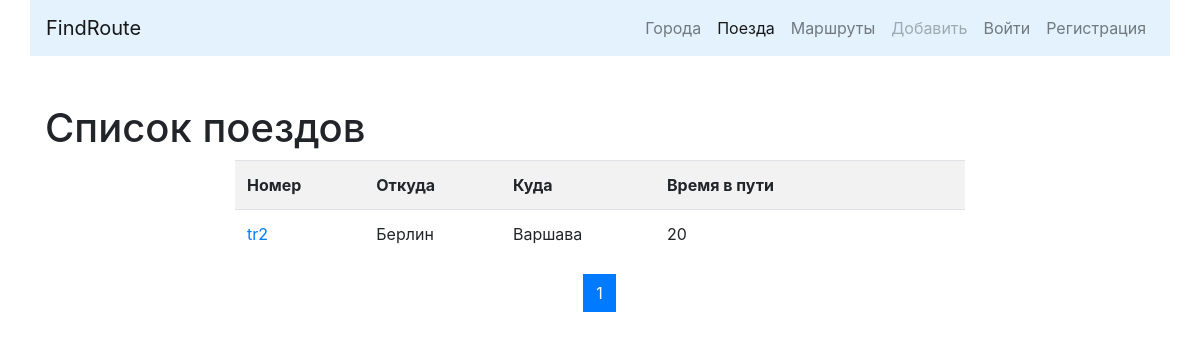
The app's page /trains/, older data.
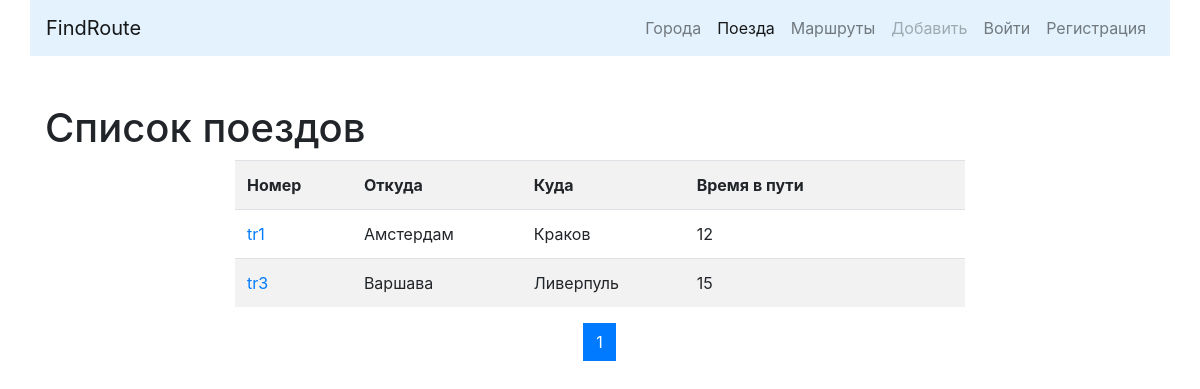
The same page, newer data.
### trains/models.py (models this page shows, shortened)
class Train(models.Model):
    name = models.CharField(max_length=50, unique=True, verbose_name='Номер поезда')
    travel_time = models.PositiveSmallIntegerField(verbose_name='Время в пути')
    from_city = models.ForeignKey(City, on_delete=models.CASCADE, related_name='from_city_set',
                                  verbose_name='Из какого города')
    to_city = models.ForeignKey('cities.City', on_delete=models.CASCADE, related_name='to_city_set',
                                verbose_name='В какой город')
    class Meta:
        verbose_name = 'Поезд'
        verbose_name_plural = 'Поезда'
        ordering = ['travel_time']

### cities/models.py (models this page shows, shortened)
class City(models.Model):
    name = models.CharField(max_length=100, unique=True, verbose_name='Город')
    def __str__(self):
        return self.name
    class Meta:
        verbose_name = 'Город'
        verbose_name_plural = 'Города'
        ordering = ['name']

### trains/views.py (the view)
# urls.py: path('', TrainListView.as_view(), name='trains'),
class TrainListView(ListView):
    paginate_by = 5
    model = Train
    template_name = 'trains/home.html'

### trains/templates/trains/home.html (shortened to what this page needs)
{% extends 'base.html' %}
{% block content %}
    <h1>Список поездов</h1>
    <div class="row">
        <div class="col-md-8 mx-auto">
            <table class="table table-striped">
                <tr>
                    <th>Номер</th>
                    <th>Откуда</th>
                    <th>Куда</th>
                    <th>Время в пути</th>
                    <th>&nbsp;</th>
                    <th>&nbsp;</th>
                </tr>
                {% for object in page_obj %}
                    <tr>
                        <td>
                            <a href="{% url 'trains_detail' pk=object.id %}">{{ object.name }}</a>
                        </td>
                        <td>{{ object.from_city }}</td>
                        <td>{{ object.to_city }}</td>
                        <td>{{ object.travel_time }}</td>
                        {% if user.is_authenticated %}
                            <td>
                                <a href="{% url 'trains_update' pk=object.id %}">
                                    <button type="submit" class="btn btn-info">Редактировать</button>
                                </a>
                            </td>
                            <td>
                                <a href="{% url 'trains_delete' pk=object.id %}">
                                    <button type="submit" class="btn btn-danger">Удалить</button>
                                </a>
                            </td>
                        {% else %}
                            <td>&nbsp;</td>
                            <td>&nbsp;</td>
                        {% endif %}
                    </tr>
                {% endfor %}
            </table>
        </div>
    </div>
    <nav aria-label="Page navigation example">
        <ul class="pagination justify-content-center">
            {% for page in page_obj.paginator.page_range %}
                <li class="page-item {% if page == page_obj.number %} active {% endif %}">
                    <a class="page-link" href="?page={{ page }}">
                        {{ page }}
                    </a>
                </li>
            {% endfor %}
        </ul>
    </nav>
{% endblock %}

Row changes from the older to the newer data that the page shows:
removed Train: name "tr2", from_city "Берлин", to_city "Варшава", travel_time "20"
added Train: name "tr1", from_city "Амстердам", to_city "Краков", travel_time "12"
added Train: name "tr3", from_city "Варшава", to_city "Ливерпуль", travel_time "15"
